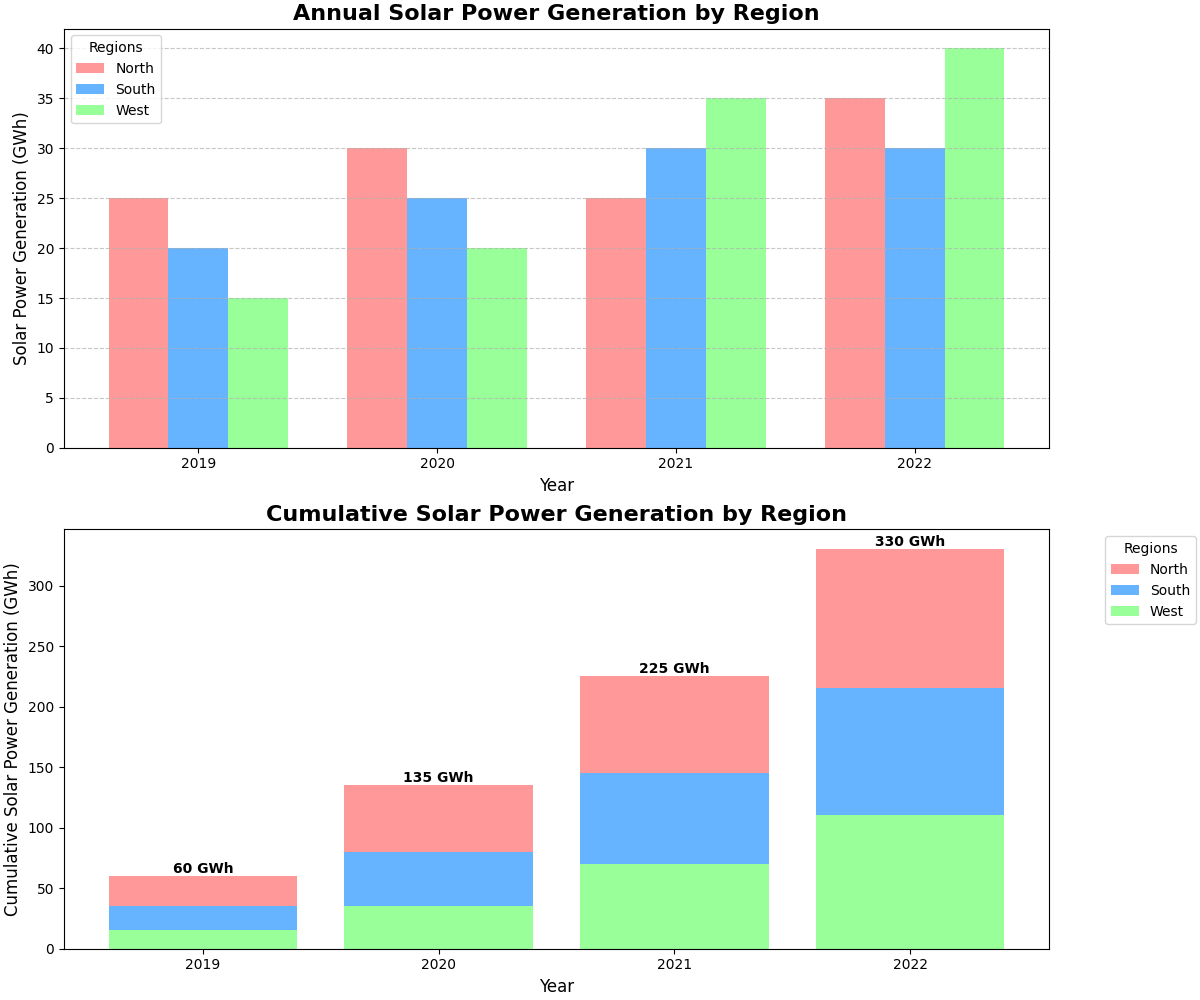

Generate this figure with Python:
import matplotlib.pyplot as plt
import numpy as np

# Define regions and years
regions = ['North', 'South', 'West']
years = ['2019', '2020', '2021', '2022']

# Annual solar power generation data (GWh) for each region
# Values have been manually altered to preserve dimensions but shuffle the data between regions
north_generation = np.array([25, 30, 25, 35])
south_generation = np.array([20, 25, 30, 30])
west_generation = np.array([15, 20, 35, 40])

# Create cumulative data for stacked bar chart
north_cumulative = np.cumsum(north_generation)
south_cumulative = np.cumsum(south_generation)
west_cumulative = np.cumsum(west_generation)

# Colors
colors = ['#ff9999', '#66b3ff', '#99ff99']

# Create the figure and axes for the plot
fig, axs = plt.subplots(nrows=2, figsize=(12, 10), constrained_layout=True)

# Subplot 1: Annual Solar Power Generation by Region
x = np.arange(len(years))
bar_width = 0.25

# North
axs[0].bar(x - bar_width, north_generation, width=bar_width, color=colors[0], label='North')
# South
axs[0].bar(x, south_generation, width=bar_width, color=colors[1], label='South')
# West
axs[0].bar(x + bar_width, west_generation, width=bar_width, color=colors[2], label='West')

# Set labels and title
axs[0].set_xlabel('Year', fontsize=12)
axs[0].set_ylabel('Solar Power Generation (GWh)', fontsize=12)
axs[0].set_title('Annual Solar Power Generation by Region', fontsize=16, fontweight='bold')
axs[0].set_xticks(x)
axs[0].set_xticklabels(years)
axs[0].legend(title='Regions')
axs[0].yaxis.grid(True, linestyle='--', alpha=0.7)

# Subplot 2: Cumulative Solar Power Generation by Region
axs[1].bar(years, north_cumulative, color=colors[0], label='North', bottom=south_cumulative + west_cumulative)
axs[1].bar(years, south_cumulative, color=colors[1], label='South', bottom=west_cumulative)
axs[1].bar(years, west_cumulative, color=colors[2], label='West')

# Set labels and title
axs[1].set_xlabel('Year', fontsize=12)
axs[1].set_ylabel('Cumulative Solar Power Generation (GWh)', fontsize=12)
axs[1].set_title('Cumulative Solar Power Generation by Region', fontsize=16, fontweight='bold')

# Annotate each bar with the cumulative value
for i, (n, s, w) in enumerate(zip(north_cumulative, south_cumulative, west_cumulative)):
    axs[1].text(i, n + s + w, f'{n+s+w} GWh', ha='center', va='bottom', fontsize=10, fontweight='bold')

# Add legend to the second plot
axs[1].legend(title='Regions', bbox_to_anchor=(1.05, 1), loc='upper left')

# Display the plot
plt.show()
